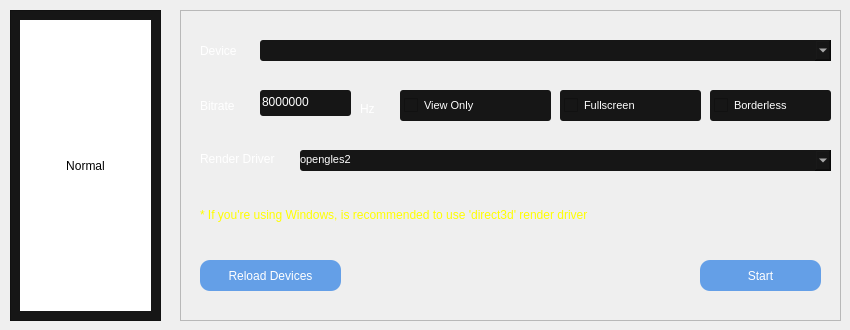
       <widget class="QWidget" name="page_2">
        <widget class="QFrame" name="frame_7">
         <property name="geometry">
          <rect>
           <x>10</x>
           <y>10</y>
           <width>151</width>
           <height>311</height>
          </rect>
         </property>
         <property name="styleSheet">
          <string notr="true">QFrame{
	background-color: rgb(22,22,22);
}</string>
         </property>
         <property name="frameShape">
          <enum>QFrame::StyledPanel</enum>
         </property>
         <property name="frameShadow">
          <enum>QFrame::Raised</enum>
         </property>
         <widget class="QLabel" name="label">
          <property name="geometry">
           <rect>
            <x>10</x>
            <y>10</y>
            <width>131</width>
            <height>291</height>
           </rect>
          </property>
          <property name="styleSheet">
           <string notr="true">QLabel{
	background-color: white;
}</string>
          </property>
          <property name="text">
           <string>Normal</string>
          </property>
          <property name="alignment">
           <set>Qt::AlignCenter</set>
          </property>
         </widget>
        </widget>
        <widget class="QFrame" name="frame_8">
         <property name="geometry">
          <rect>
           <x>180</x>
           <y>10</y>
           <width>661</width>
           <height>311</height>
          </rect>
         </property>
         <property name="styleSheet">
          <string notr="true">QFrame{
	color: rgb(255,255,255);
}</string>
         </property>
         <property name="frameShape">
          <enum>QFrame::StyledPanel</enum>
         </property>
         <property name="frameShadow">
          <enum>QFrame::Raised</enum>
         </property>
         <widget class="QLabel" name="label_3">
          <property name="geometry">
           <rect>
            <x>20</x>
            <y>20</y>
            <width>61</width>
            <height>41</height>
           </rect>
          </property>
          <property name="text">
           <string>Device</string>
          </property>
         </widget>
         <widget class="QComboBox" name="normal_devices">
          <property name="geometry">
           <rect>
            <x>80</x>
            <y>30</y>
            <width>571</width>
            <height>21</height>
           </rect>
          </property>
          <property name="styleSheet">
           <string notr="true">QComboBox{
  color:white;
  border: none;
  padding-top: 2px;
  padding-bottom: 5px;
  background-color:rgb(22, 22, 22);
  border-radius:3px;
}</string>
          </property>
         </widget>
         <widget class="QLabel" name="label_4">
          <property name="geometry">
           <rect>
            <x>20</x>
            <y>70</y>
            <width>61</width>
            <height>51</height>
           </rect>
          </property>
          <property name="text">
           <string>Bitrate</string>
          </property>
         </widget>
         <widget class="QLineEdit" name="normal_bitrate">
          <property name="geometry">
           <rect>
            <x>80</x>
            <y>80</y>
            <width>91</width>
            <height>26</height>
           </rect>
          </property>
          <property name="styleSheet">
           <string notr="true">QLineEdit{
  color:white;
  border: none;
  padding-top: 2px;
  padding-bottom: 5px;
  background-color:rgb(22, 22, 22);
  border-radius:3px;
}</string>
          </property>
          <property name="text">
           <string>8000000</string>
          </property>
         </widget>
         <widget class="QLabel" name="label_5">
          <property name="geometry">
           <rect>
            <x>180</x>
            <y>90</y>
            <width>41</width>
            <height>18</height>
           </rect>
          </property>
          <property name="text">
           <string>Hz</string>
          </property>
         </widget>
         <widget class="QCheckBox" name="normal_fullscreen">
          <property name="geometry">
           <rect>
            <x>380</x>
            <y>80</y>
            <width>141</width>
            <height>31</height>
           </rect>
          </property>
          <property name="font">
           <font>
            <pointsize>8</pointsize>
           </font>
          </property>
          <property name="cursor">
           <cursorShape>PointingHandCursor</cursorShape>
          </property>
          <property name="styleSheet">
           <string notr="true">QCheckBox{
  color:white;
  border: none;
  padding-left:4px;
  background-color:rgb(22, 22, 22);
  border-radius:3px;
}
QCheckBox::indicator
{
  border-radius: 0.25em;
  border: 0.1em solid rgb(114, 159, 207);
}

QCheckBox::indicator::checked
{
	background-color:rgb(114, 159, 207);
}</string>
          </property>
          <property name="text">
           <string>Fullscreen</string>
          </property>
          <property name="shortcut">
           <string>Ctrl+F</string>
          </property>
         </widget>
         <widget class="QCheckBox" name="normal_view_only">
          <property name="geometry">
           <rect>
            <x>220</x>
            <y>80</y>
            <width>151</width>
            <height>31</height>
           </rect>
          </property>
          <property name="font">
           <font>
            <pointsize>8</pointsize>
           </font>
          </property>
          <property name="cursor">
           <cursorShape>PointingHandCursor</cursorShape>
          </property>
          <property name="mouseTracking">
           <bool>true</bool>
          </property>
          <property name="styleSheet">
           <string notr="true">QCheckBox{
  color:white;
  border: none;
  padding-left:4px;
  background-color:rgb(22, 22, 22);
  border-radius:3px;
}
QCheckBox::indicator
{
  border-radius: 0.25em;
  border: 0.1em solid rgb(114, 159, 207);
}

QCheckBox::indicator::checked
{
	background-color:rgb(114, 159, 207);
}</string>
          </property>
          <property name="text">
           <string>View Only</string>
          </property>
          <property name="shortcut">
           <string>Ctrl+X</string>
          </property>
         </widget>
         <widget class="QCheckBox" name="normal_borderless">
          <property name="geometry">
           <rect>
            <x>530</x>
            <y>80</y>
            <width>121</width>
            <height>31</height>
           </rect>
          </property>
          <property name="font">
           <font>
            <pointsize>8</pointsize>
           </font>
          </property>
          <property name="cursor">
           <cursorShape>PointingHandCursor</cursorShape>
          </property>
          <property name="tabletTracking">
           <bool>true</bool>
          </property>
          <property name="styleSheet">
           <string notr="true">QCheckBox{
  color:white;
  border: none;
  padding-left:4px;
  background-color:rgb(22, 22, 22);
  border-radius:3px;
}
QCheckBox::indicator
{
  border-radius: 0.25em;
  border: 0.1em solid rgb(114, 159, 207);
}

QCheckBox::indicator::checked
{
	background-color:rgb(114, 159, 207);
}</string>
          </property>
          <property name="text">
           <string>Borderless</string>
          </property>
          <property name="shortcut">
           <string>Ctrl+B</string>
          </property>
         </widget>
         <widget class="QLabel" name="label_6">
          <property name="geometry">
           <rect>
            <x>20</x>
            <y>140</y>
            <width>121</width>
            <height>18</height>
           </rect>
          </property>
          <property name="text">
           <string>Render Driver</string>
          </property>
         </widget>
         <widget class="QComboBox" name="normal_render">
          <property name="geometry">
           <rect>
            <x>120</x>
            <y>140</y>
            <width>531</width>
            <height>21</height>
           </rect>
          </property>
          <property name="minimumSize">
           <size>
            <width>0</width>
            <height>0</height>
           </size>
          </property>
          <property name="maximumSize">
           <size>
            <width>16777215</width>
            <height>16777215</height>
           </size>
          </property>
          <property name="font">
           <font>
            <pointsize>8</pointsize>
           </font>
          </property>
          <property name="cursor">
           <cursorShape>PointingHandCursor</cursorShape>
          </property>
          <property name="styleSheet">
           <string notr="true">QComboBox
{
  color:white;
  border: none;
  padding-top: 2px;
  padding-bottom: 5px;
  background-color:rgb(22, 22, 22);
  border-radius:3px;
}</string>
          </property>
          <item>
           <property name="text">
            <string>opengles2</string>
           </property>
          </item>
          <item>
           <property name="text">
            <string>opengles</string>
           </property>
          </item>
          <item>
           <property name="text">
            <string>opengl</string>
           </property>
          </item>
          <item>
           <property name="text">
            <string>direct3d</string>
           </property>
          </item>
          <item>
           <property name="text">
            <string>metal</string>
           </property>
          </item>
          <item>
           <property name="text">
            <string>software</string>
           </property>
          </item>
         </widget>
         <widget class="QLabel" name="label_7">
          <property name="geometry">
           <rect>
            <x>20</x>
            <y>190</y>
            <width>631</width>
            <height>31</height>
           </rect>
          </property>
          <property name="styleSheet">
           <string notr="true">QLabel{
	opacity: .5;
}</string>
          </property>
          <property name="text">
           <string>&lt;html&gt;&lt;head/&gt;&lt;body&gt;&lt;p&gt;&lt;span style=&quot; color:#ffff00;&quot;&gt;* If you're using Windows, is recommended to use 'direct3d' render driver&lt;/span&gt;&lt;/p&gt;&lt;/body&gt;&lt;/html&gt;</string>
          </property>
         </widget>
         <widget class="QPushButton" name="normal_reload_btn">
          <property name="geometry">
           <rect>
            <x>20</x>
            <y>250</y>
            <width>141</width>
            <height>31</height>
           </rect>
          </property>
          <property name="maximumSize">
           <size>
            <width>16777215</width>
            <height>16777215</height>
           </size>
          </property>
          <property name="styleSheet">
           <string notr="true">QPushButton{
    background-color:rgba(53, 132, 228,190);
	border: none;
	border-radius:10px;
	color:white;
}

QPushButton:hover{
	background-color:rgb(32, 74, 135);
}</string>
          </property>
          <property name="text">
           <string>Reload Devices</string>
          </property>
          <property name="icon">
           <iconset>
            <normaloff>reload_btn.png</normaloff>reload_btn.png</iconset>
          </property>
          <property name="shortcut">
           <string>Ctrl+R</string>
          </property>
         </widget>
         <widget class="QPushButton" name="normal_start">
          <property name="geometry">
           <rect>
            <x>520</x>
            <y>250</y>
            <width>121</width>
            <height>31</height>
           </rect>
          </property>
          <property name="maximumSize">
           <size>
            <width>16777215</width>
            <height>16777215</height>
           </size>
          </property>
          <property name="cursor">
           <cursorShape>PointingHandCursor</cursorShape>
          </property>
          <property name="styleSheet">
           <string notr="true">QPushButton{
	color:rgb(255,255,255);
    background-color:rgba(53, 132, 228,190);
	border: none;
	border-radius:10px;
}

QPushButton:hover{
	background:rgb(32, 74, 135);
}</string>
          </property>
          <property name="text">
           <string>Start</string>
          </property>
          <property name="iconSize">
           <size>
            <width>60</width>
            <height>60</height>
           </size>
          </property>
          <property name="shortcut">
           <string>Ctrl+Return</string>
          </property>
         </widget>
        </widget>
       </widget>
